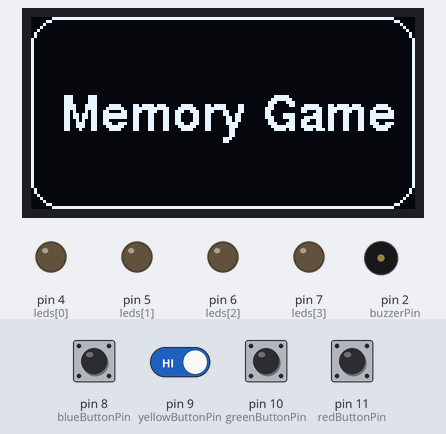
A sketch run on a simulated Arduino Uno, built with avr-gcc and run on an emulated ATmega328P. Shown: 128×64 one-colour display, output pins drawn as LEDs (lit = HIGH), buzzer (waves = sounding). The test bench sets the inputs (shaded band); at power-on: pin 8 (blueButtonPin), pin 9 (yellowButtonPin), pin 10 (greenButtonPin), pin 11 (redButtonPin) HIGH. Random numbers use the default seed unless the sketch sets one; EEPROM starts erased.

Above: at 2.4 s.
At 5.7 s:
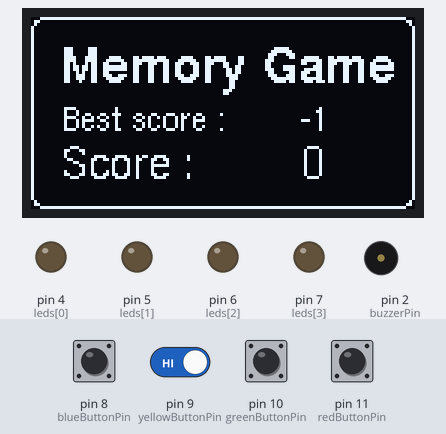
5.8 s: pin 8 (blueButtonPin) pulled LOW for 0.15 s
At 5.87 s:
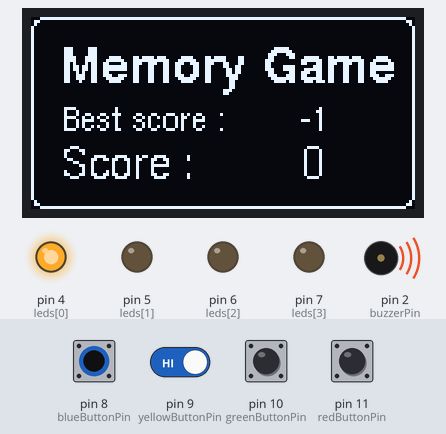
At 6.43 s:
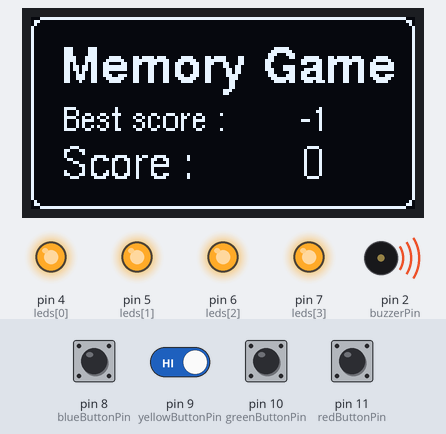
6.5 s: pin 8 (blueButtonPin) driven LOW and pin 9 (yellowButtonPin) driven LOW
9.5 s: pin 10 (greenButtonPin) pulled LOW for 1 s
At 11.6 s:
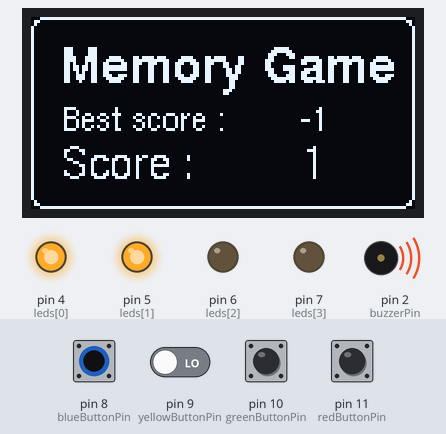
Timing chart, 0 to 11.9 s (numbered marks = the images above; inputs shaded):
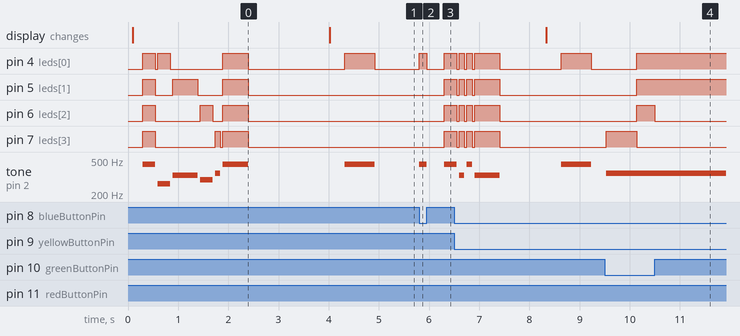

Measured:
- after the input at 5.8 s, pin 4 (leds[0]): LOW → HIGH at once, → LOW 0.15 s later, → HIGH 0.36 s later; pin 5 (leds[1]), pin 6 (leds[2]), pin 7 (leds[3]): LOW → HIGH after 0.51 s; tone on pin 2 (buzzerPin): silent → 444 Hz at once, → silent 0.15 s later, → 444 Hz 0.35 s later
- after the input at 9.5 s, pin 6 (leds[2]): LOW → HIGH after 0.64 s
- by itself, tone on pin 2 (buzzerPin): plays 444 Hz for 0.25 s, 262 Hz for 0.25 s, 330 Hz for 0.50 s, 294 Hz for 0.25 s, 349 Hz for 0.10 s, 444 Hz for 0.50 s … (7 notes in this stretch)

The sketch:

arduino_memory_game.ino
```cpp
#include <Bounce2.h>
#include <U8g2lib.h>
#include <EEPROM.h>

//Initialize display.
U8G2_SSD1306_128X64_NONAME_F_SW_I2C u8g2(U8G2_R0, A5, A4);

// Notes frequencies
int C = 262;
int D = 294;
int E = 330;
int F = 349;
int A = 444;

// Pins Leds & Notes correspondance
int leds[] = {4, 5, 6, 7};
int ledsNotes[] = {A, D, E, F};
int buzzerPin = 2;

// input btn
int blueButtonPin = 8;
int yellowButtonPin = 9;
int greenButtonPin = 10;
int redButtonPin = 11;
Bounce redBtn = Bounce();
Bounce yellowBtn = Bounce();
Bounce greenBtn = Bounce();
Bounce blueBtn = Bounce();

// Intro tone
int minorswing[] = {A, C, E, D, F, A};
int minorswingDurations[] = {250, 250, 500, 250, 100, 500};
int minorswingLeds[][4] = {{4, 5, 6, 7}, {4}, {5}, {6}, {7}, {4, 5, 6, 7}};
int minorswingSize = sizeof(minorswing) / sizeof(minorswing[0]);

// Victory tone
int victory[] = {A, E, A, E};
int victoryDurations[] = {250, 100, 100, 500};
int victoryLeds[][4] = {{4, 5, 6, 7}, {4, 5, 6, 7}, {4, 5, 6, 7}, {4, 5, 6, 7}};
int victorySize = sizeof(victory) / sizeof(victory[0]);

// Error tone
int error[] = {C, C, C, C, C, C, C, C};
int errorDurations[] = {50, 100, 50, 100, 50, 100, 50, 100};
int errorLeds[][4] = {{7}, {7}, {7}, {7}, {7}, {7}};
int errorSize = sizeof(error) / sizeof(error[0]);

int maxLevel = 99;
int randomArray[99];
int inputArray[99];

int runIntro = 1;
int level = 1;
int breakLoop = 0;
int difficulty = 1;
int withSound = 1;
int bestScore = 0;

void drawIntro()
{
  u8g2.setFont(u8g_font_helvB12);
  u8g2.drawStr(10,38,"Memory Game");

  u8g2.drawRFrame(0,0, 128, 64, 10);
}

void draw(void)
{
  u8g2.setFont(u8g_font_helvB12);
  u8g2.drawStr(10,22,"Memory Game");
  u8g2.setFont(u8g_font_helvR08);
  u8g2.setCursor(10, 38);
  u8g2.print("Best score : ");
  u8g2.setCursor(90, 38);
  u8g2.print(bestScore);
  u8g2.setFont(u8g_font_helvR10);
  u8g2.setCursor(10, 54);
  u8g2.print("Score : ");
  u8g2.setCursor(90, 54);
  u8g2.print(level-1);

  u8g2.drawRFrame(0,0, 128, 64, 4);
}

void setup(void)
{
  EEPROM.get(0,bestScore);
  u8g2.begin();

  // setup leds
  for (int i = 0; i < 4; i++)
  {
    pinMode(leds[i], OUTPUT);
  }

  // setup input Buttons
  redBtn.attach(redButtonPin, INPUT_PULLUP);
  redBtn.interval(5);
  greenBtn.attach(greenButtonPin, INPUT_PULLUP);
  greenBtn.interval(5);
  yellowBtn.attach(yellowButtonPin, INPUT_PULLUP);
  yellowBtn.interval(5);
  blueBtn.attach(blueButtonPin, INPUT_PULLUP);
  blueBtn.interval(5);

  // setup random sequence
  randomSeed(analogRead(0));
  for (int i = 0; i < maxLevel; i++)
  {
    int randNbr = (random() % 4);
    randomArray[i] = randNbr;
  }
}

void oledLoop(int intro) {
  u8g2.firstPage();
  do {
    if(intro)
      drawIntro();
    else
      draw();
  }
  while (u8g2.nextPage());
}

void loop(void)
{

  oledLoop(1);

  if (runIntro)
  {
    delay(200);
    playSong(minorswing, minorswingDurations, minorswingLeds, minorswingSize);
    delay(1500);
    runIntro = 0;
  }

  // Questions
  for (int i = 0; i < maxLevel; i++)
  {
    oledLoop(0);
    for (int ii = 0; ii < level; ii++)
    {
      int index = randomArray[ii];
      int ledSeq[4] = {leds[index]};
      mute(300 / difficulty);
      playNote(ledsNotes[index], 600 / difficulty, ledSeq);
      mute(1);
    }

    // Answer
    input();

    if(level > bestScore)
      EEPROM.put(0,level);

    level += 1;
  }


}

void playSong(int song[], int durations[], int ledsSequence[][4], size_t songSize)
{
  for (int i = 0; i < songSize; i++)
  {
    playNote(song[i], durations[i], ledsSequence[i]);
    mute(50);
  }
}

void playNote(int freq, int duration, int ledsSequence[4])
{
  if (withSound)
    tone(buzzerPin, freq);

  for (int i = 0; i < 4; i++)
  {
    if (ledsSequence[i] != 0)
    {
      digitalWrite(ledsSequence[i], HIGH);
    }
  }
  delay(duration);
}

void mute(int duration)
{
  noTone(buzzerPin);
  for (int i = 0; i < 4; i++)
  {
    digitalWrite(leds[i], LOW);
  }
  delay(duration);
}

void playNoteIfKeyDown()
{
  if (digitalRead(redButtonPin) == LOW)
  {
    if (withSound)
      tone(buzzerPin, ledsNotes[3]);
    digitalWrite(leds[3], HIGH);
  }
  else
  {
    digitalWrite(leds[3], LOW);
  }
  if (digitalRead(greenButtonPin) == LOW)
  {
    if (withSound)
      tone(buzzerPin, ledsNotes[2]);
    digitalWrite(leds[2], HIGH);
  }
  else
  {
    digitalWrite(leds[2], LOW);
  }
  if (digitalRead(blueButtonPin) == LOW)
  {
    if (withSound)
      tone(buzzerPin, ledsNotes[0]);
    digitalWrite(leds[0], HIGH);
  }
  else
  {
    digitalWrite(leds[0], LOW);
  }
  if (digitalRead(yellowButtonPin) == LOW)
  {
    if (withSound)
      tone(buzzerPin, ledsNotes[1]);
    digitalWrite(leds[1], HIGH);
  }
  else
  {
    digitalWrite(leds[1], LOW);
  }
}

void input()
{
  int winThisLevel = 0;
  int count = 0;
  while (count < level)
  {

    playNoteIfKeyDown();

    redBtn.update();
    if (redBtn.rose())
    {
      inputArray[count] = 3;
      count++;
      mute(1);
    }
    greenBtn.update();
    if (greenBtn.rose())
    {
      inputArray[count] = 2;
      count++;
      mute(1);
    }
    blueBtn.update();
    if (blueBtn.rose())
    {
      inputArray[count] = 0;
      count++;
      mute(1);
    }
    yellowBtn.update();
    if (yellowBtn.rose())
    {
      inputArray[count] = 1;
      count++;
      mute(1);
    }
  }

  for (int ii = 0; ii < level; ii++)
  {
    if (inputArray[ii] != randomArray[ii])
    {
      delay(150);
      playSong(error, errorDurations, errorLeds, errorSize);
      delay(1200 / difficulty);
      level = 0;
      winThisLevel = 0;
      EEPROM.get(0,bestScore);
    }
    else
    {
      winThisLevel = 1;
    }
  }

  if (winThisLevel)
  {
    delay(350);
    playSong(victory, victoryDurations, victoryLeds, victorySize);
    delay(800 / difficulty);
  }
}
```
